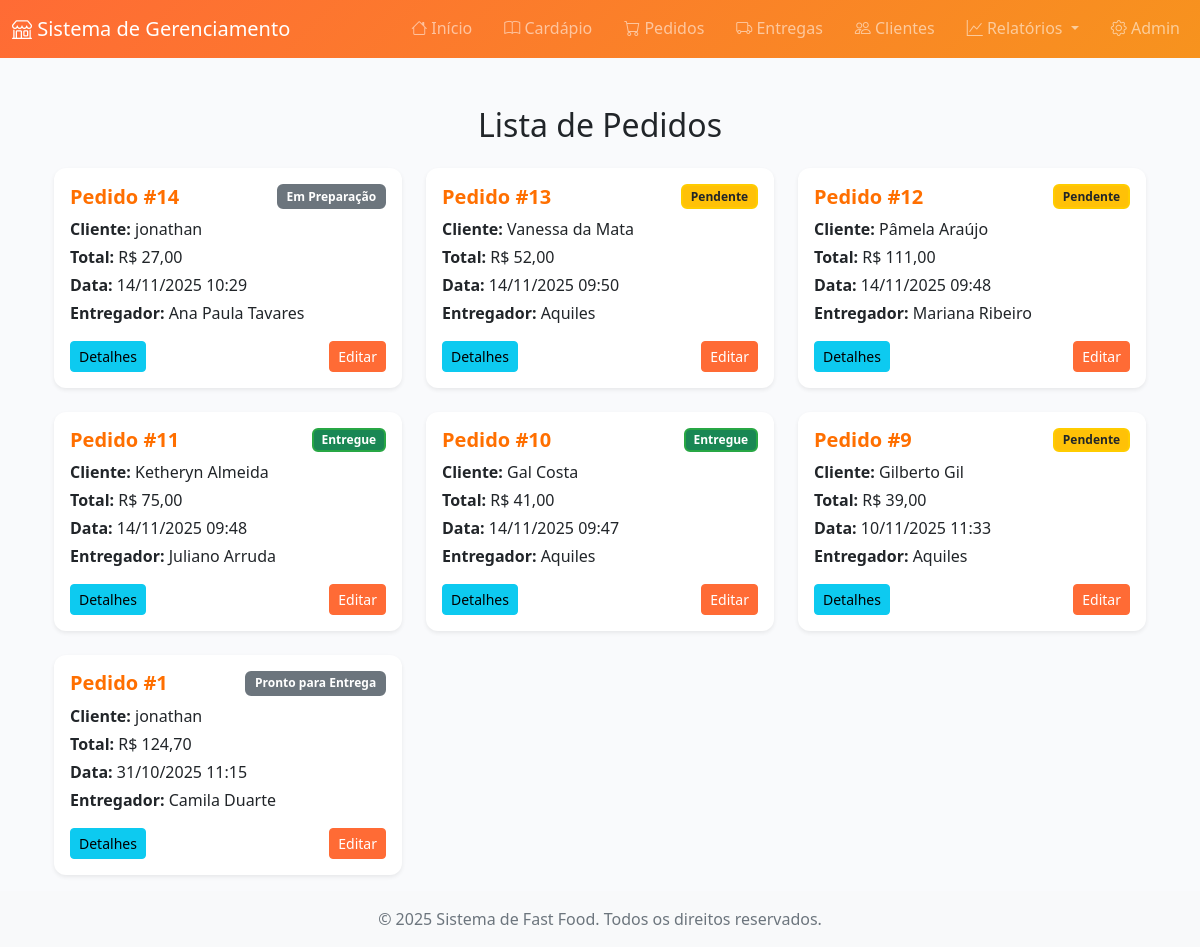
Page /pedidos/ on the committed database.
### orders/models.py (models this page shows, shortened)
class Order(models.Model):
    STATUS_CHOICES = [
        ('PENDING', 'Pendente'),
        ('PREPARING', 'Em Preparação'),
        ('READY', 'Pronto para Entrega'),
        ('DELIVERED', 'Entregue'),
        ('CANCELLED', 'Cancelado'),
    ]
    customer = models.ForeignKey(Customer, on_delete=models.CASCADE, verbose_name='Cliente')
    status = models.CharField('Status', max_length=20, choices=STATUS_CHOICES, default='PENDING')
    total_price = models.DecimalField('Preço Total', max_digits=10, decimal_places=2, default=0)
    notes = models.TextField('Observações', blank=True)
    created_at = models.DateTimeField('Criado em', auto_now_add=True)
    updated_at = models.DateTimeField('Atualizado em', auto_now=True)
    class Meta:
        verbose_name = 'Pedido'
        verbose_name_plural = 'Pedidos'
        ordering = ['-created_at']

### customers/models.py (models this page shows, shortened)
class Customer(models.Model):
    name = models.CharField('Nome', max_length=200)
    phone = models.CharField('Telefone', max_length=20)
    email = models.EmailField('E-mail', blank=True)
    address = models.TextField('Endereço')
    loyalty_points = models.IntegerField('Pontos de Fidelidade', default=0)
    referred_by = models.ForeignKey(
        'self',
        on_delete=models.SET_NULL,
        null=True,
        blank=True,
        verbose_name='Indicado por'
    )
    created_at = models.DateTimeField('Criado em', auto_now_add=True)
    class Meta:
        verbose_name = 'Cliente'
        verbose_name_plural = 'Clientes'
        ordering = ['name']

### delivery/models.py (models this page shows, shortened)
class Delivery(models.Model):
    STATUS_CHOICES = [
        ('PENDING', 'Pendente'),
        ('ASSIGNED', 'Atribuída'),
        ('IN_TRANSIT', 'Em Trânsito'),
        ('DELIVERED', 'Entregue'),
        ('FAILED', 'Falhou'),
    ]
    order = models.OneToOneField(Order, on_delete=models.CASCADE, verbose_name='Pedido')
    delivery_person = models.ForeignKey(
        DeliveryPerson,
        on_delete=models.SET_NULL,
        null=True,
        blank=True,
        verbose_name='Entregador'
    )
    status = models.CharField('Status', max_length=20, choices=STATUS_CHOICES, default='PENDING')
    delivery_address = models.TextField('Endereço de Entrega')
    estimated_time = models.IntegerField('Tempo Estimado (minutos)', default=30)
    actual_delivery_time = models.DateTimeField('Hora da Entrega', null=True, blank=True)
    notes = models.TextField('Observações', blank=True)
    created_at = models.DateTimeField('Criado em', auto_now_add=True)
    updated_at = models.DateTimeField('Atualizado em', auto_now=True)
    class Meta:
        verbose_name = 'Entrega'
        verbose_name_plural = 'Entregas'
        ordering = ['-created_at']

class DeliveryPerson(models.Model):
    STATUS_CHOICES = [
        ('AVAILABLE', 'Disponível'),
        ('BUSY', 'Ocupado'),
        ('OFFLINE', 'Offline'),
    ]
    name = models.CharField('Nome', max_length=200)
    phone = models.CharField('Telefone', max_length=20)
    vehicle = models.CharField('Veículo', max_length=100)
    status = models.CharField('Status', max_length=20, choices=STATUS_CHOICES, default='AVAILABLE')
    created_at = models.DateTimeField('Criado em', auto_now_add=True)
    class Meta:
        verbose_name = 'Entregador'
        verbose_name_plural = 'Entregadores'
        ordering = ['name']

### orders/views.py (the view)
# urls.py: path('', views.order_list, name='list'),
def order_list(request):
    status = request.GET.get('status')
    if status:
        orders = Order.objects.filter(status=status)
    else:
        orders = Order.objects.all()
    now = timezone.now()
    for order in orders:
        order.is_new = (now - order.created_at) < timedelta(minutes=5)
        order.is_late = (
            order.status == 'PENDING'
            and (now - order.created_at) > timedelta(minutes=30)
        )
    context = {
        'orders': orders,
        'status_choices': Order.STATUS_CHOICES,
        'selected_status': status,
    }
    return render(request, 'orders/order_list.html', context)

### templates/orders/order_list.html (shortened to what this page needs)
{% extends 'base.html' %}
{% load static %}
{% block content %}
<div class="container mt-5">
    <h2 class="mb-4 text-center">Lista de Pedidos</h2>
    <div class="row g-4">
        {% for order in orders %}
            <div class="col-md-4 col-sm-6">
                <div class="card order-card shadow-sm border-0
                    {% if order.is_late %} late-order {% endif %}">
                    <div class="card-body">
                        <div class="d-flex justify-content-between align-items-center mb-2">
                            <h5 class="card-title mb-0">Pedido #{{ order.id }}</h5>
                            {% if order.status == 'PENDING' %}
                                <span class="badge bg-warning text-dark">{{ order.get_status_display }}</span>
                            {% elif order.status == 'DELIVERED' %}
                                <span class="badge bg-success">{{ order.get_status_display }}</span>
                            {% else %}
                                <span class="badge bg-secondary">{{ order.get_status_display }}</span>
                            {% endif %}
                        </div>
                        <p class="card-text mb-1"><strong>Cliente:</strong> {{ order.customer.name }}</p>
                        <p class="card-text mb-1"><strong>Total:</strong> R$ {{ order.total_price }}</p>
                        <p class="card-text mb-1"><strong>Data:</strong> {{ order.created_at|date:"d/m/Y H:i" }}</p>
                        <p class="card-text mb-3">
                            <strong>Entregador:</strong>
                            {% if order.delivery and order.delivery.delivery_person %}
                                {{ order.delivery.delivery_person.name }}
                            {% else %}
                                Nenhum
                            {% endif %}
                        </p>
                        <div class="d-flex justify-content-between">
                            <a href="{% url 'orders:detail' order.id %}" class="btn btn-info btn-sm">Detalhes</a>
                            <a href="{% url 'orders:update_status' order.id %}" class="btn btn-primary btn-sm">Editar</a>
                        </div>
                    </div>
                </div>
            </div>
        {% empty %}
            <div class="text-center">
                <p>Nenhum pedido encontrado.</p>
            </div>
        {% endfor %}
    </div>
    <div class="text-center mt-4">
        <a href="{% url 'orders:create' %}" class="btn btn-success btn-lg shadow">Criar Novo Pedido</a>
    </div>
</div>
{% endblock %}

### templates/base.html (shortened to what this page needs)
{% load static %}
<!DOCTYPE html>
<html lang="pt-BR">
<head>
    <link href="https://cdn.jsdelivr.net/npm/bootstrap@5.3.0/dist/css/bootstrap.min.css" rel="stylesheet">
    <link rel="stylesheet" href="https://cdn.jsdelivr.net/npm/bootstrap-icons@1.11.0/font/bootstrap-icons.css">
</head>
<body>
    <nav class="navbar navbar-expand-lg navbar-dark">
        <div class="container-fluid">
            <a class="navbar-brand" href="{% url 'home' %}">
                <i class="bi bi-shop"></i> Sistema de Gerenciamento
            </a>
            <div class="collapse navbar-collapse" id="navbarNav">
                <ul class="navbar-nav nav-underline ms-auto">
                    <li class="nav-item">
                        <a class="nav-link" href="{% url 'home' %}">
                            <i class="bi bi-house"></i> Início
                        </a>
                    </li>
                    <li class="nav-item">
                        <a class="nav-link" href="{% url 'menu:list' %}">
                            <i class="bi bi-book"></i> Cardápio
                        </a>
                    </li>
                    <li class="nav-item">
                        <a class="nav-link" href="{% url 'orders:list' %}">
                            <i class="bi bi-cart"></i> Pedidos
                        </a>
                    </li>
                    <li class="nav-item">
                        <a class="nav-link" href="{% url 'delivery:list' %}">
                            <i class="bi bi-truck"></i> Entregas
                        </a>
                    </li>
                    <li class="nav-item">
                        <a class="nav-link" href="{% url 'customers:list' %}">
                            <i class="bi bi-people"></i> Clientes
                        </a>
                    </li>
                    <li class="nav-item dropdown">
                        <a class="nav-link dropdown-toggle" href="#" role="button" data-bs-toggle="dropdown">
                            <i class="bi bi-graph-up"></i> Relatórios
                        </a>
                    </li>
                    <li class="nav-item">
                        <a class="nav-link" href="/admin/">
                            <i class="bi bi-gear"></i> Admin
                        </a>
                    </li>
                </ul>
            </div>
        </div>
    </nav>
    <main class="container my-4" style= "height:81dvh;">
        {% block content %}{% endblock %}
    </main>
    <footer class="bg-light text-secondary text-center py-3 mt-5 fixed-bottom">
        <p class="mb-0">&copy; 2025 Sistema de Fast Food. Todos os direitos reservados.</p>
    </footer>
</body>
</html>

### templates/base.html (style rules this page uses)
:root { --primary-color: #ff6b35; --secondary-color: #f7931e; --dark-color: #2c3e50; }
.navbar { background: linear-gradient(135deg, var(--primary-color), var(--secondary-color)); }
.btn-primary { background-color: var(--primary-color); border-color: var(--primary-color); }
.card { border: none; box-shadow: 0 2px 10px rgba(0,0,0,0.1); transition: transform 0.2s; }

### templates/orders/order_list.html (style rules this page uses)
.order-card { background: #ffffff; border-radius: 12px; transition: all 0.25s ease; position: relative; overflow: hidden; }
.order-card.late-order { animation: pulseLate 1.5s infinite; border: 2px solid #ff3b30; }
.order-card .card-title { color: #ff6f00; font-weight: 600; }
.order-card .badge.bg-warning { border: 2px solid #ffcc00; }
.order-card .badge.bg-success { border: 2px solid #28a745; }
.order-card .badge.bg-secondary { border: 2px solid #6c757d; }
body { background-color: #f9fafc; }

### rows in the picture
Order: id "14", status "Em Preparação", customer.name "jonathan", total_price "27,00", created_at "14/11/2025 10:29", delivery.delivery_person.name "Ana Paula Tavares"
Order: id "13", status "Pendente", customer.name "Vanessa da Mata", total_price "52,00", created_at "14/11/2025 09:50", delivery.delivery_person.name "Aquiles"
Order: id "12", status "Pendente", customer.name "Pâmela Araújo", total_price "111,00", created_at "14/11/2025 09:48", delivery.delivery_person.name "Mariana Ribeiro"
Order: id "11", status "Entregue", customer.name "Ketheryn Almeida", total_price "75,00", created_at "14/11/2025 09:48", delivery.delivery_person.name "Juliano Arruda"
Order: id "10", status "Entregue", customer.name "Gal Costa", total_price "41,00", created_at "14/11/2025 09:47", delivery.delivery_person.name "Aquiles"
Order: id "9", status "Pendente", customer.name "Gilberto Gil", total_price "39,00", created_at "10/11/2025 11:33", delivery.delivery_person.name "Aquiles"
Order: id "1", status "Pronto para Entrega", customer.name "jonathan", total_price "124,70", created_at "31/10/2025 11:15", delivery.delivery_person.name "Camila Duarte"
